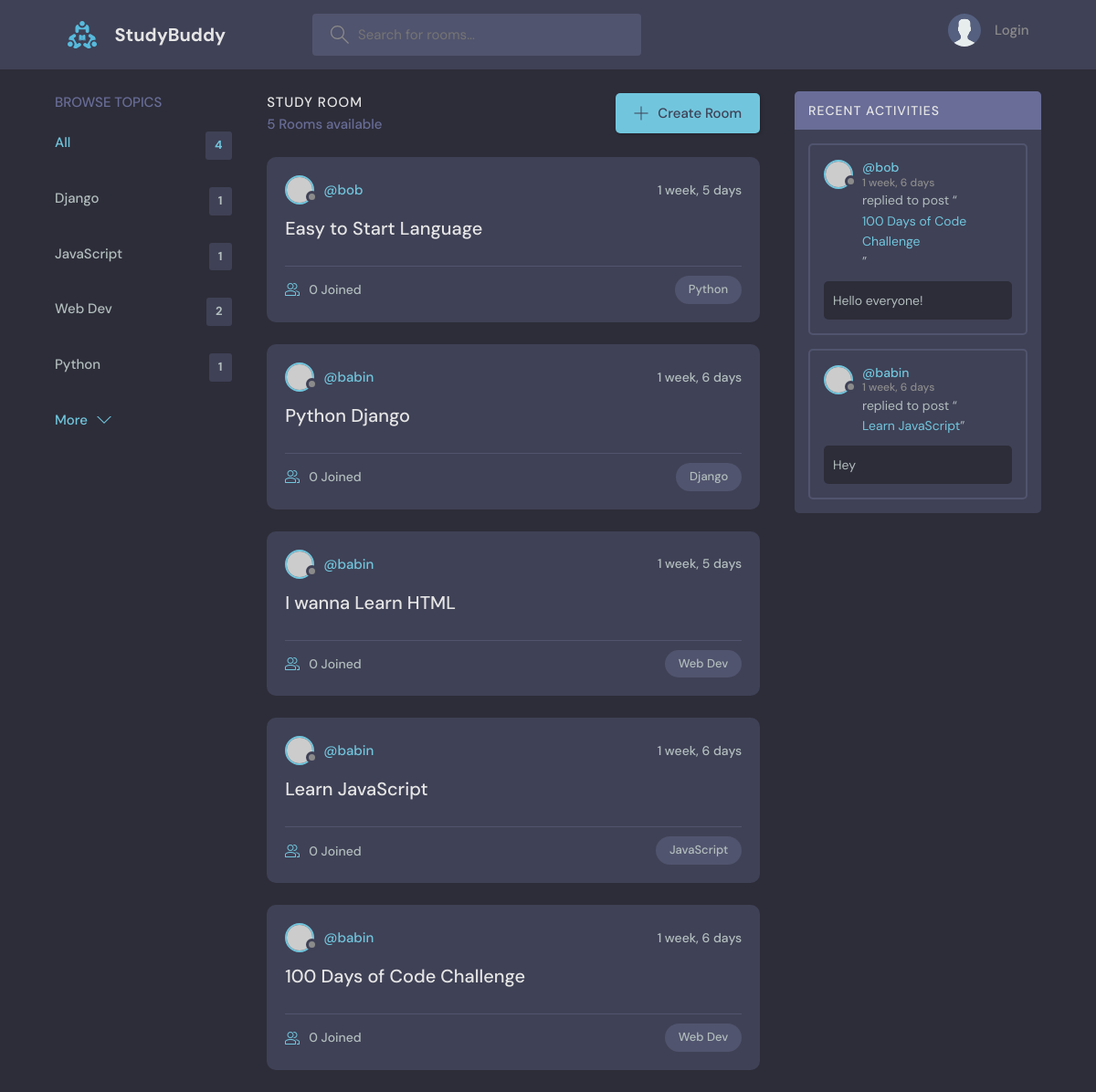
/, run on an earlier commit of the app's database.
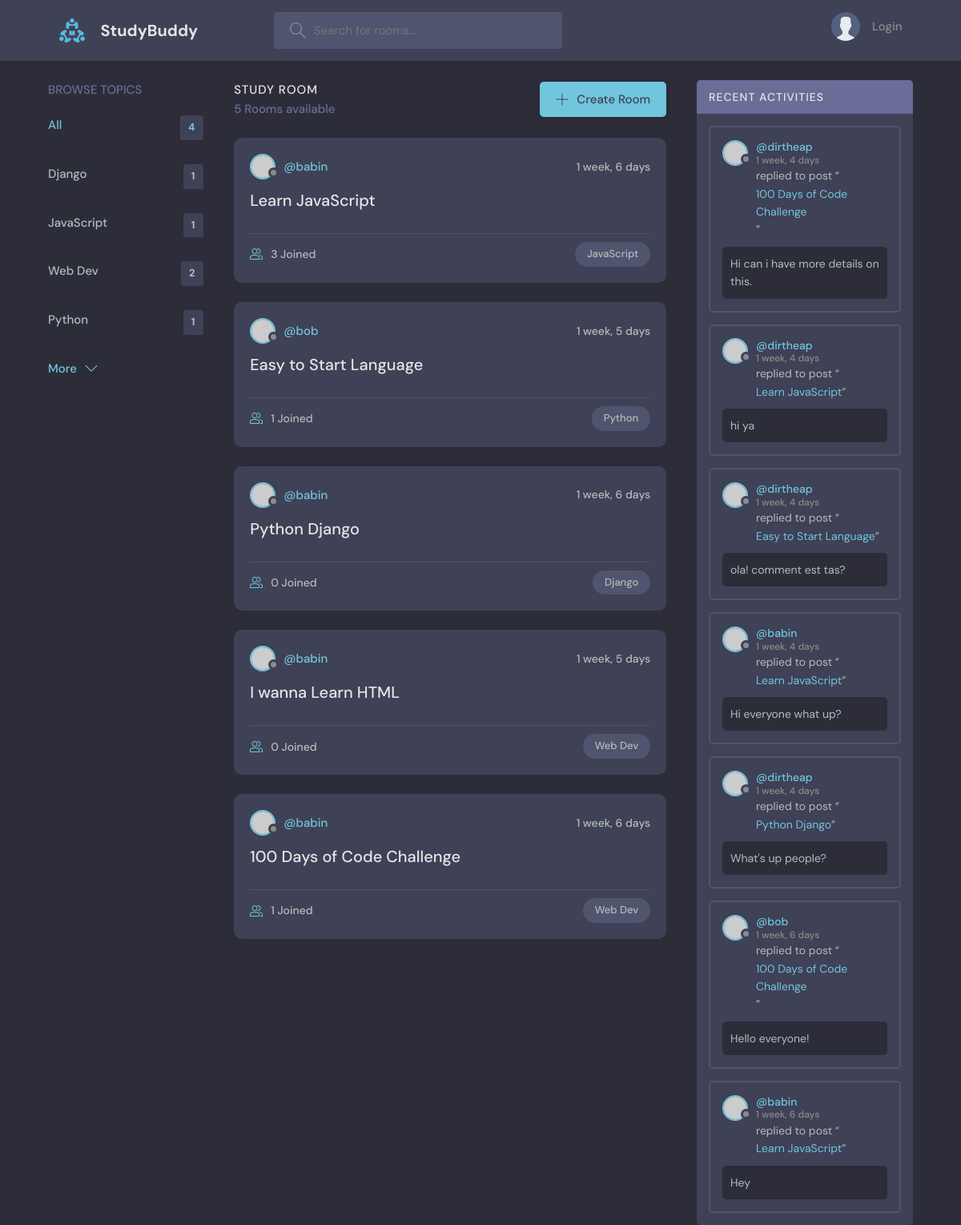
And on a later commit of the database.
### base/models.py (models this page shows, shortened)
class Topic(models.Model):
    name = models.CharField(max_length=200)

class Room(models.Model):
    host = models.ForeignKey(User, on_delete=models.SET_NULL, null=True)
    topic = models.ForeignKey(Topic, on_delete=models.SET_NULL, null=True)
    name = models.CharField(max_length=200)
    description = models.TextField(null=True, blank=True)
    participants = models.ManyToManyField(User, related_name='participants', blank=True)
    updated = models.DateTimeField(auto_now=True) # auto_now will take every new timestamp
    created = models.DateTimeField(auto_now_add=True) # auto_now_add saves the timestamp firstime it's created
    class Meta:
        ordering = ['-updated', '-created']  # - makes desc order- new first in view, ('-created' '-updated')
    def __str__(self):
        return self.name

class Message(models.Model):
    user = models.ForeignKey(User, on_delete=models.CASCADE)
    room = models.ForeignKey(Room, on_delete=models.CASCADE)
    body = models.TextField()
    updated = models.DateTimeField(auto_now=True)
    created = models.DateTimeField(auto_now_add=True)
    class Meta:
        ordering = ['-updated', '-created']

### base/views.py (the view)
# urls.py: path('', views.home, name="home"),
def home(request):
    q = request.GET.get('q') if request.GET.get('q') != None else ''
    rooms = Room.objects.filter(
        Q(topic__name__icontains=q) |
        Q(name__icontains=q) |
        Q(description__icontains=q)
    )
    topics = Topic.objects.all()[0:5]
    room_count = rooms.count()
    room_messages = Message.objects.filter(Q(room__topic__name__icontains=q))
    context = {'rooms': rooms, 'topics': topics, 'room_count': room_count,
               'room_messages': room_messages}
    return render(request, 'base/home.html', context)

### base/templates/base/home.html (shortened to what this page needs)
{% extends 'main.html' %}
{% block content %}
    <main class="layout layout--3">
      <div class="container">
        {% include 'base/topics_component.html' %}
        <div class="roomList">
          <div class="roomList__header">
            <div>
              <h2>Study Room</h2>
              <p>{{room_count}} Rooms available</p>
            </div>
            <a class="btn btn--main" href="{% url 'create-room' %}">
              <svg version="1.1" xmlns="http://www.w3.org/2000/svg" width="32" height="32" viewBox="0 0 32 32">
                <title>add</title>
                <path
                  d="M16.943 0.943h-1.885v14.115h-14.115v1.885h14.115v14.115h1.885v-14.115h14.115v-1.885h-14.115v-14.115z"
                ></path>
              </svg>
              Create Room
            </a>
          </div>
          {% include 'base/feed_component.html' %}
        </div>
        {% include 'base/activity_component.html' %}
      </div>
    </main>
    {% endblock content %}

### base/templates/base/topics_component.html
<div class="topics">
    <div class="topics__header">
      <h2>Browse Topics</h2>
    </div>
    <ul class="topics__list">
      <li>
        <a href="{% url 'home' %}" class="active">All <span>{{topics.count}}</span></a>
      </li>
      {%for topic in topics %}
      <li>
        <a href="{% url 'home' %}?q={{topic.name}}">{{topic.name}} <span>{{topic.room_set.all.count}}</span></a>
      </li>
      {% endfor %}
    </ul>
    <a class="btn btn--link" href="{% url 'topics' %}">
      More
      <svg version="1.1" xmlns="http://www.w3.org/2000/svg" width="32" height="32" viewBox="0 0 32 32">
        <title>chevron-down</title>
        <path d="M16 21l-13-13h-3l16 16 16-16h-3l-13 13z"></path>
      </svg>
    </a>
  </div>

### base/templates/base/feed_component.html (shortened to what this page needs)
{% for room in rooms %}
 <div class="roomListRoom">
    <div class="roomListRoom__header">
      <a href="{% url 'user-profile' room.host.id %}" class="roomListRoom__author">
        <div class="avatar avatar--small">
          <img src="https://randomuser.me/api/portraits/women/11.jpg" />
        </div>
        <span>@{{room.host.username}}</span>
      </a>
      <div class="roomListRoom__actions">
        <span>{{room.created|timesince}}</span>
      </div>
    </div>
    <div class="roomListRoom__content">
      <a href="{% url 'room' room.id %}">{{room.name}}</a>
    </div>
    <div class="roomListRoom__meta">
      <a href="{% url 'room' room.id %}" class="roomListRoom__joined">
        {{room.participants.all.count}} Joined
      </a>
      <p class="roomListRoom__topic">{{room.topic.name}}</p>
    </div>
  </div>
{% endfor %}

### base/templates/base/activity_component.html (shortened to what this page needs)
<div class="activities">
    <div class="activities__header">
      <h2>Recent Activities</h2>
    </div>
    {% for message in room_messages %}
    <div class="activities__box">
      <div class="activities__boxHeader roomListRoom__header">
        <a href="{% url 'user-profile' message.user.id %}" class="roomListRoom__author">
          <div class="avatar avatar--small">
            <img src="https://randomuser.me/api/portraits/women/11.jpg" />
          </div>
          <p>
            @{{message.user}}
            <span>{{message.created|timesince}}</span>
          </p>
        </a>
      </div>
      <div class="activities__boxContent">
        <p>replied to post “<a href="{% url 'room' message.room.id %}">{{message.room}}</a>”</p>
        <div class="activities__boxRoomContent">
         {{message.body}}
        </div>
      </div>
    </div>
    {% endfor %}
  </div>

What changed in the data, as far as the page shows it:
changed Room "Learn JavaScript": participants.all.count "0" → "3"; moves up the list
computed for Room "Easy to Start Language": participants.all.count "0" → "1"
computed for Room "100 Days of Code Challenge": participants.all.count "0" → "1"
added Message: user "dirtheap", created "1 week, 4 days", room "100 Days of Code Challenge", body "Hi can i have more details on this."
added Message: user "dirtheap", created "1 week, 4 days", room "Learn JavaScript", body "hi ya"
added Message: user "dirtheap", created "1 week, 4 days", room "Easy to Start Language", body "ola! comment est tas?"
added Message: user "babin", created "1 week, 4 days", room "Learn JavaScript", body "Hi everyone what up?"
added Message: user "dirtheap", created "1 week, 4 days", room "Python Django", body "What's up people?"
